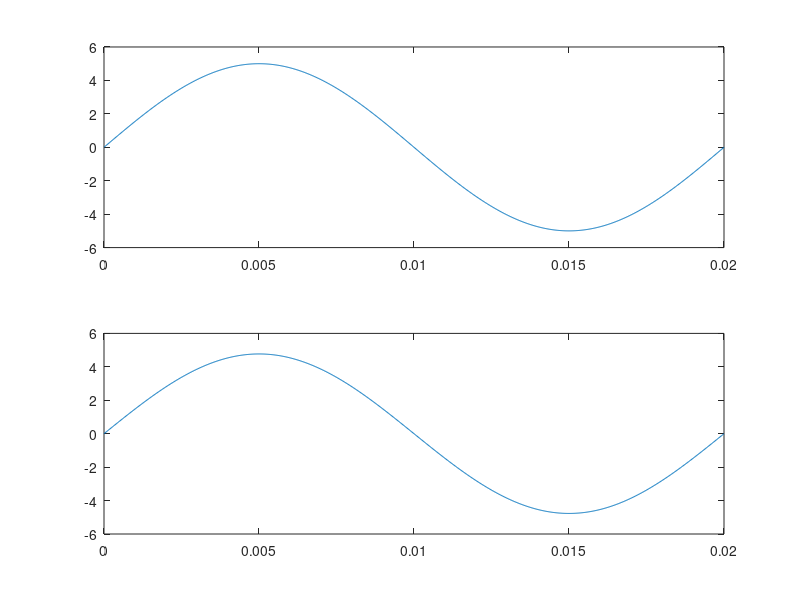

Reproduce this figure in MATLAB.
% RC low pass filter

r=1e3;
c=1e-6;
t=0.02;
f=50;
vin=5;

w=2*pi*f;

T=0:t/1000:t;
V=vin*sin(w*T);

d=sqrt(1+(w*r*c)^2);
fc=1/(2*pi*r*c);

V2=V/d;

subplot(2,1,1);
plot(T,V)
subplot(2,1,2);
plot(T,V2)

fprintf("The cutoff frequency value is %.2f Hz\n",fc);


